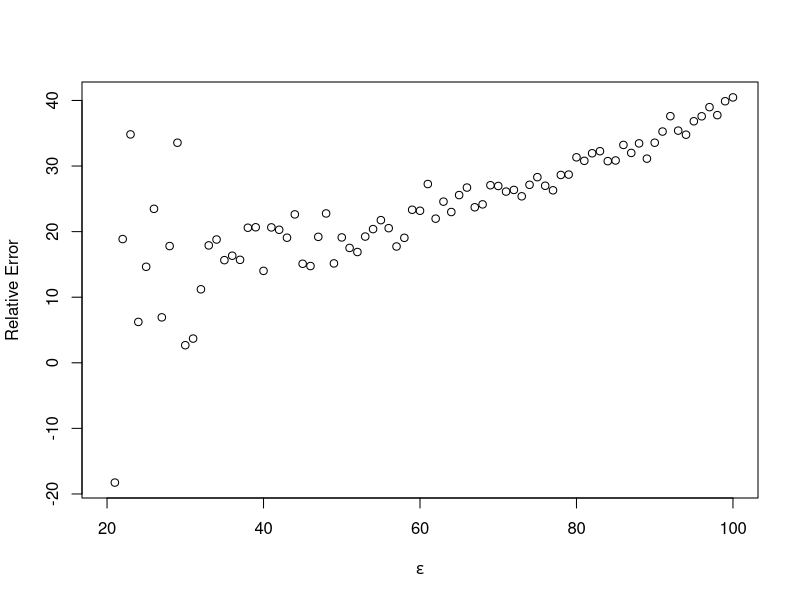

The R script that drew this image:

# Set Up ABC function -----------------------------------------------------

abc.function <- function(epsilon){
  #input the value of epsilon


  #Set Up ABC Algorithm
  x <- c(2.6863422, 8.8468112, 8.8781831, 0.2712696, 1.8902442)
  n.iter <- 50000
  lambda.store <- numeric(n.iter)

  #Run ABC
  for(i in 1:n.iter){

    #Propose lambda
    lambda <-rbeta(1, 1, 3)

    #Simulate data
    x.star <- rexp(5, lambda)
    d <- sum((x-x.star)^2)

    #Accept Reject
    if(d < epsilon){
      lambda.store[i] <- lambda
    } else{
      lambda.store[i] <- NA
    }

  }

  #Report median
  return(median(lambda.store, na.rm = TRUE))
}

#Run for each value of epsilon
epsilon <- 20:100
abc.lambda <- numeric(length(epsilon))

for(i in 1:length(epsilon))
  abc.lambda[i] <- abc.function(i)

#Report relative error
plot(epsilon, (abc.lambda - 0.2)/0.2*100, xlab = expression(epsilon), ylab = "Relative Error")
